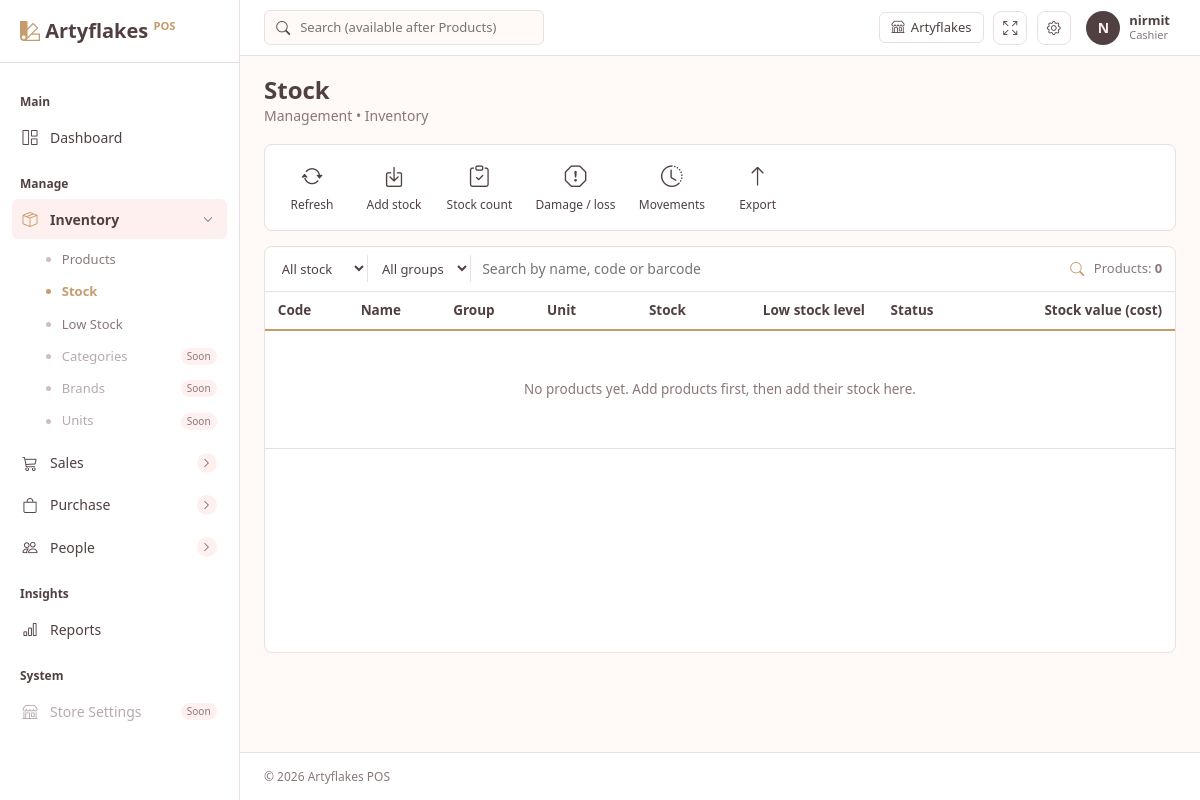
The page /inventory/stock/ (signed in) on the database as committed earlier.
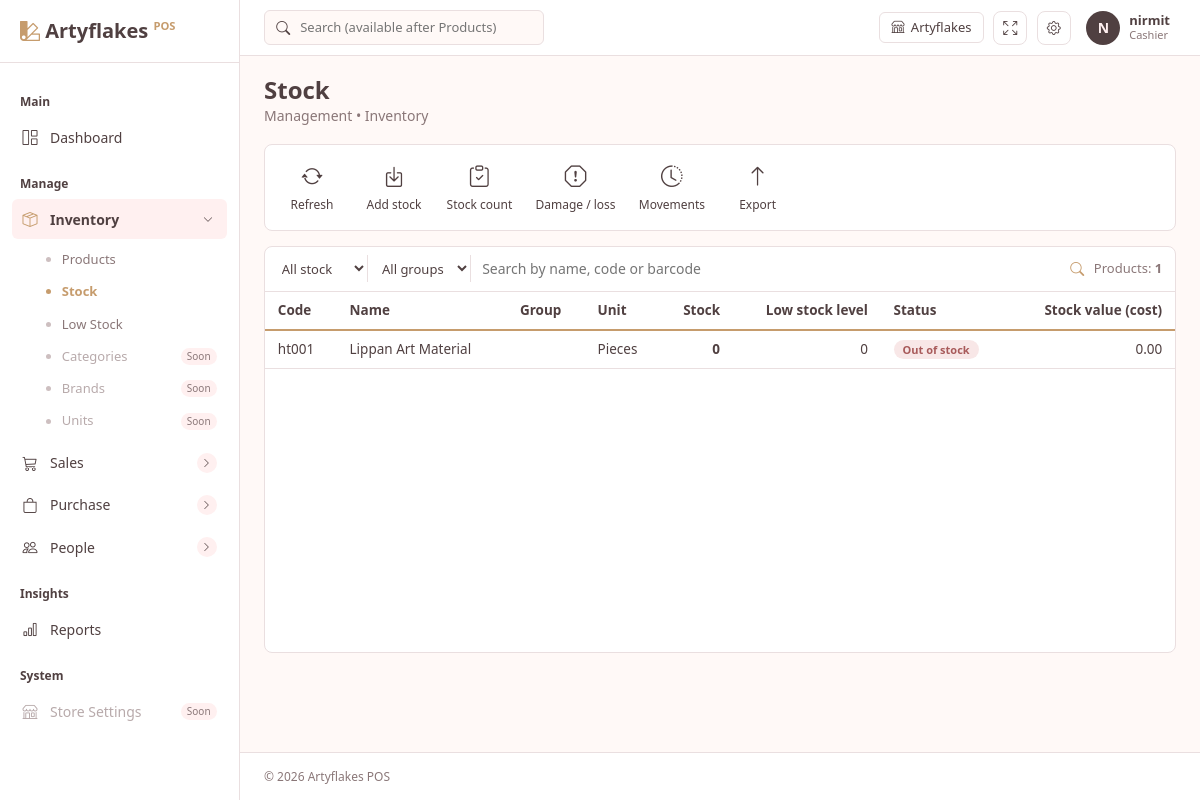
The same page on the database as committed later.
### inventory/models.py (models this page shows, shortened)
class Product(TimeStampedModel):
    class Unit(models.TextChoices):
        PCS = "pcs", "Pieces"
        SET = "set", "Set"
        BOX = "box", "Box"
        PACK = "pack", "Pack"
        KG = "kg", "Kilogram"
        G = "g", "Gram"
        LTR = "ltr", "Litre"
        ML = "ml", "Millilitre"
        MTR = "mtr", "Metre"
    code = models.CharField(max_length=30, unique=True, null=True, blank=True)
    name = models.CharField(max_length=200)
    category = models.ForeignKey(
        Category, null=True, blank=True, on_delete=models.SET_NULL, related_name="products"
    )
    barcode = models.CharField(max_length=64, unique=True, null=True, blank=True)
    hsn_code = models.CharField("HSN code", max_length=10, blank=True)
    unit = models.CharField(max_length=10, choices=Unit.choices, default=Unit.PCS)
    track_stock = models.BooleanField(
        "Track stock", default=True,
        help_text="Untick for services or custom work that has no stock.",
    )
    cost_price = models.DecimalField(max_digits=10, decimal_places=2, default=0, validators=[MinValueValidator(0)])
    sale_price = models.DecimalField(max_digits=10, decimal_places=2, default=0, validators=[MinValueValidator(0)])
    mrp = models.DecimalField("MRP", max_digits=10, decimal_places=2, default=0, validators=[MinValueValidator(0)])
    gst_rate = models.DecimalField(
        "GST %", max_digits=5, decimal_places=2, default=0,
        validators=[MinValueValidator(0), MaxValueValidator(100)],
    )
    min_stock = models.PositiveIntegerField("Low stock level", default=0)
    is_active = models.BooleanField(default=True)
    class Meta:
        ordering = ["name"]

### inventory/views.py (the view)
# urls.py: path("stock/", views.stock_list, name="stock_list"),
@login_required
def stock_list(request):
    q = request.GET.get("q", "").strip()
    group = request.GET.get("group", "")
    flt = request.GET.get("filter", "")
    can_edit = request.user.is_admin_role
    qs = with_stock(Product.objects.select_related("category").filter(is_active=True))
    if flt == "low":
        qs = low_stock(qs)
    if group.isdigit():
        qs = qs.filter(category_id=group)
    if q:
        qs = qs.filter(Q(name__icontains=q) | Q(code__icontains=q) | Q(barcode__icontains=q))
    paginator = Paginator(qs.order_by("name"), 50)
    page = paginator.get_page(request.GET.get("page"))
    rows = []
    for p in page:
        kind, label = stock_status(p)
        rows.append({
            "pk": p.pk,
            "code": p.code or "",
            "name": p.name,
            "group": p.category.name if p.category else "",
            "unit": p.get_unit_display(),
            "stock": qty_fmt(p.stock) if p.track_stock else "\u2014",
            "min_stock": p.min_stock if p.track_stock else "\u2014",
            "kind": kind,
            "label": label,
            "value": f"{p.cost_price * p.stock:,.2f}" if p.track_stock else "\u2014",
        })
    params = request.GET.copy()
    params.pop("page", None)
    return render(request, "inventory/stock_list.html", {
        "rows": rows, "page": page, "total": paginator.count,
        "q": q, "group": group, "flt": flt,
        "categories": Category.objects.all(),
        "querystring": params.urlencode(),
        "can_edit": can_edit,
    })

### accounts/models.py (called while the page is built)
    @property
    def is_admin_role(self):
        return self.is_superuser or self.role == self.Role.ADMIN

### inventory/stock.py (called while the page is built)
def qty_fmt(value):
    return f"{Decimal(value).normalize():f}"

def with_stock(qs=None):
    qs = Product.objects.all() if qs is None else qs
    return qs.annotate(
        stock=Coalesce(
            Sum("movements__quantity"), Value(ZERO),
            output_field=DecimalField(max_digits=14, decimal_places=3),
        )
    )

def stock_status(p):
    if not p.track_stock:
        return "na", "Not tracked"
    if p.stock <= 0:
        return "out", "Out of stock"
    if p.min_stock and p.stock <= p.min_stock:
        return "low", "Low"
    return "ok", "OK"

### templates/inventory/stock_list.html (shortened to what this page needs)
{% extends "base.html" %}
{% load static %}
{% block extra_css %}<link href="{% static 'css/inventory.css' %}" rel="stylesheet">{% endblock %}
{% block content %}
<div class="page-head">
  <div>
    <h3>{% if flt == 'low' %}Low stock{% else %}Stock{% endif %}</h3>
    <p>Management &bull; Inventory</p>
  </div>
</div>
<div class="toolbar">
  <a class="tb" href="{{ request.get_full_path }}"><i class="bi bi-arrow-repeat"></i><span>Refresh</span></a>
  {% if can_edit %}
    <a class="tb" id="btnAdd" href="{% url 'inventory:stock_add' %}"><i class="bi bi-box-arrow-in-down"></i><span>Add stock</span></a>
    <a class="tb" id="btnCount" href="{% url 'inventory:stock_count' %}"><i class="bi bi-clipboard-check"></i><span>Stock count</span></a>
    <a class="tb" id="btnDamage" href="{% url 'inventory:stock_damage' %}"><i class="bi bi-exclamation-octagon"></i><span>Damage / loss</span></a>
    <a class="tb" href="{% url 'inventory:movement_list' %}"><i class="bi bi-clock-history"></i><span>Movements</span></a>
    <a class="tb" href="{% url 'inventory:stock_export' %}"><i class="bi bi-arrow-up"></i><span>Export</span></a>
  {% endif %}
</div>
<section class="grid-panel">
  <form class="grid-search" method="get">
    <select name="filter" class="grid-field" onchange="this.form.submit()">
      <option value="" {% if not flt %}selected{% endif %}>All stock</option>
    </select>
    <select name="group" class="grid-field" onchange="this.form.submit()">
      <option value="">All groups</option>
    </select>
    <input type="text" name="q" value="{{ q }}" placeholder="Search by name, code or barcode" autocomplete="off">
    <i class="bi bi-search"></i>
    <span class="count">Products: <strong>{{ total }}</strong></span>
  </form>
  <div class="grid-wrap">
    <table class="grid" id="stockRows">
      <thead>
        <tr>
          <th>Code</th><th>Name</th><th>Group</th><th>Unit</th>
          <th class="num">Stock</th><th class="num">Low stock level</th><th>Status</th>
          {% if can_edit %}<th class="num">Stock value (cost)</th>{% endif %}
        </tr>
      </thead>
      <tbody>
        {% for r in rows %}
        <tr data-pk="{{ r.pk }}">
          <td>{{ r.code }}</td>
          <td>{{ r.name }}</td>
          <td>{{ r.group }}</td>
          <td>{{ r.unit }}</td>
          <td class="num"><strong>{{ r.stock }}</strong></td>
          <td class="num">{{ r.min_stock }}</td>
          <td><span class="st st-{{ r.kind }}">{{ r.label }}</span></td>
          {% if can_edit %}<td class="num">{{ r.value }}</td>{% endif %}
        </tr>
        {% empty %}
        <tr><td colspan="{% if can_edit %}8{% else %}7{% endif %}" class="grid-empty">
          {% if flt == 'low' %}Nothing is running low.
          {% elif q or group %}No products match this search.
          {% else %}No products yet. Add products first, then add their stock here.{% endif %}
        </td></tr>
        {% endfor %}
      </tbody>
    </table>
  </div>
</section>
{% endblock %}

Rows that differ between the two databases and show on the page:
added Product: code "ht001", name "Lippan Art Material", unit "Pieces", stock "0", min_stock "0", label "Out of stock", value "0.00"
Other text that changed with them:
{{ total }}: "0" → "1"
text no longer shown: "No products yet. Add products first, then add their stock here."
